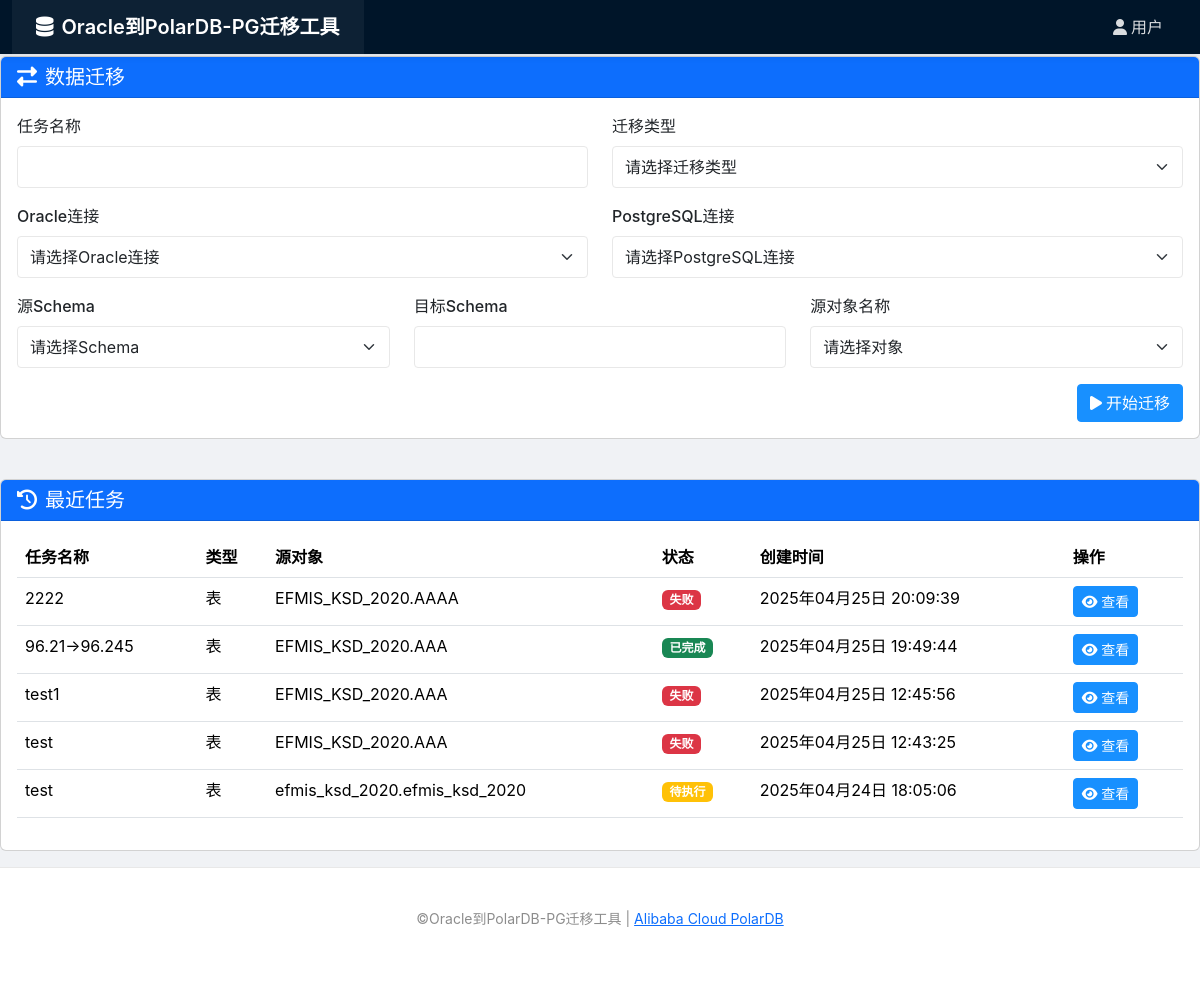
Before: /app/index/ with the older database file.
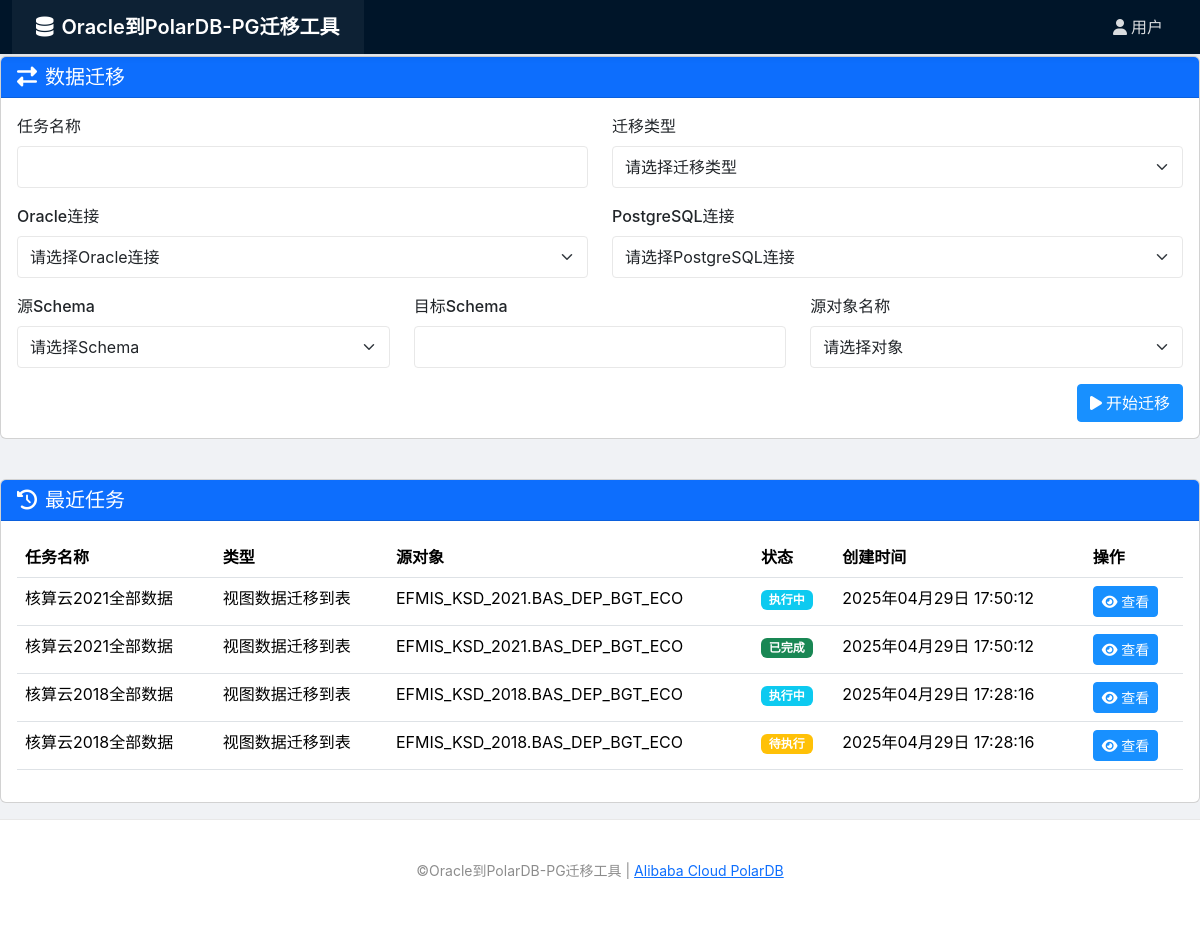
After: the same page with the newer database file.
### migration_app/models.py (models this page shows, shortened)
class MigrationTask(models.Model):
    TASK_TYPE_CHOICES = [
        ('table', '表'),
        ('materialized_view', '物化视图'),
        ('view', '视图'),
        ('routine', '例程'),
        ('all_tables', '所有表'),
        ('view_to_table', '视图数据迁移到表'),
        ('view_to_sqlite', '视图数据迁移到SQLite'),
    ]
    STATUS_CHOICES = [
        ('pending', '待执行'),
        ('running', '执行中'),
        ('completed', '已完成'),
        ('failed', '失败'),
        ('partial', '部分完成'),
        ('canceled', '已取消'),
    ]
    CONFLICT_STRATEGY_CHOICES = [
        ('error', '遇到冲突时报错'),
        ('replace', '删除并替换已存在对象'),
        ('skip', '跳过已存在对象'),
        ('append', '追加数据（仅适用于表）'),
        ('truncate', '清空表并重新加载数据'),
    ]
    name = models.CharField(max_length=100, verbose_name="任务名称")
    task_type = models.CharField(max_length=20, choices=TASK_TYPE_CHOICES, verbose_name="任务类型")
    oracle_connection = models.ForeignKey(OracleConnection, on_delete=models.CASCADE, verbose_name="Oracle连接")
    postgres_connection = models.ForeignKey(
        PostgresConnection,
        on_delete=models.CASCADE,
        verbose_name="PostgreSQL连接",
        null=True,
        blank=True
    )
    source_schema = models.CharField(max_length=50, verbose_name="源Schema")
    target_schema = models.CharField(max_length=50, verbose_name="目标Schema", blank=True, null=True)
    source_object = models.CharField(max_length=100, verbose_name="源对象名称", blank=True, null=True)
    source_objects = models.TextField(verbose_name="多个源对象", blank=True, null=True, help_text="用逗号分隔的多个源对象名称")
    is_batch = models.BooleanField(default=False, verbose_name="批量迁移")
    parent_task = models.ForeignKey('self', on_delete=models.CASCADE, null=True, blank=True, related_name='subtasks', verbose_name="父任务")
    conflict_strategy = models.CharField(max_length=20, choices=CONFLICT_STRATEGY_CHOICES, default='error', verbose_name="冲突处理策略")
    status = models.CharField(max_length=20, choices=STATUS_CHOICES, default='pending', verbose_name="状态")
    log = models.TextField(blank=True, null=True, verbose_name="日志")
    cancel_requested = models.BooleanField(default=False, verbose_name="请求取消")
    progress = models.FloatField(default=0, verbose_name="进度百分比")
    created_at = models.DateTimeField(auto_now_add=True, verbose_name="创建时间")
    started_at = models.DateTimeField(null=True, blank=True, verbose_name="开始时间")
    completed_at = models.DateTimeField(null=True, blank=True, verbose_name="完成时间")
    view_progress = models.JSONField(verbose_name="视图迁移进度", blank=True, null=True, help_text="存储每个视图的迁移进度")
    sqlite_directory = models.CharField(max_length=255, blank=True, null=True, verbose_name="SQLite目录")
    sqlite_file_name = models.CharField(max_length=255, blank=True, null=True, verbose_name="SQLite文件名")
    class Meta:
        verbose_name = "迁移任务"
        verbose_name_plural = "迁移任务"

### migration_app/views.py (the view)
# urls.py: path('index/', views.index, name='index'),
def index(request):
    tasks = MigrationTask.objects.all().order_by('-created_at')[:10]
    oracle_connections = OracleConnection.objects.all()
    postgres_connections = PostgresConnection.objects.all()
    context = {
        'tasks': tasks,
        'oracle_connections': oracle_connections,
        'postgres_connections': postgres_connections,
    }
    return render(request, 'migration_app/index.html', context)

### migration_app/templates/migration_app/index.html (shortened to what the changed rows need)
{% extends 'migration_app/base.html' %}
{% block content %}
<div class="row">
    <div class="col-lg-12">
        <div class="card">
            <div class="card-body">
                <div class="table-responsive">
                    <table class="table table-hover">
                        <thead>
                            <tr>
                                <th>任务名称</th>
                                <th>类型</th>
                                <th>源对象</th>
                                <th>状态</th>
                                <th>创建时间</th>
                                <th>操作</th>
                            </tr>
                        </thead>
                        <tbody id="tasks-table">
                            {% for task in tasks %}
                            <tr>
                                <td>{{ task.name }}</td>
                                <td>{{ task.get_task_type_display }}</td>
                                <td>{{ task.source_schema }}.{{ task.source_object }}</td>
                                <td>
                                    {% if task.status == 'pending' %}
                                    <span class="badge bg-warning">待执行</span>
                                    {% elif task.status == 'running' %}
                                    <span class="badge bg-info">执行中</span>
                                    {% elif task.status == 'completed' %}
                                    <span class="badge bg-success">已完成</span>
                                    {% elif task.status == 'failed' %}
                                    <span class="badge bg-danger">失败</span>
                                    {% endif %}
                                </td>
                                <td>{{ task.created_at|date:"Y年m月d日 H:i:s" }}</td>
                                <td>
                                    <a href="{% url 'migration_app:task_detail' task.id %}" class="btn btn-sm btn-primary">
                                        <i class="fas fa-eye"></i> 查看
                                    </a>
                                </td>
                            </tr>
                            {% empty %}
                            <tr>
                                <td colspan="6" class="text-center">暂无任务记录</td>
                            </tr>
                            {% endfor %}
                        </tbody>
                    </table>
                </div>
            </div>
        </div>
    </div>
</div>
{% endblock %}

Changed rows visible on the page:
removed MigrationTask: name "2222", task_type "表", source_schema "EFMIS_KSD_2020", source_object "AAAA", status "失败", created_at "2025年04月25日 20:09:39"
removed MigrationTask: name "96.21->96.245", task_type "表", source_schema "EFMIS_KSD_2020", source_object "AAA", status "已完成", created_at "2025年04月25日 19:49:44"
removed MigrationTask: name "test1", task_type "表", source_schema "EFMIS_KSD_2020", source_object "AAA", status "失败", created_at "2025年04月25日 12:45:56"
removed MigrationTask: name "test", task_type "表", source_schema "EFMIS_KSD_2020", source_object "AAA", status "失败", created_at "2025年04月25日 12:43:25"
removed MigrationTask: name "test", task_type "表", source_schema "efmis_ksd_2020", source_object "efmis_ksd_2020", status "待执行", created_at "2025年04月24日 18:05:06"
added MigrationTask: name "核算云2021全部数据", task_type "视图数据迁移到表", source_schema "EFMIS_KSD_2021", source_object "BAS_DEP_BGT_ECO", status "执行中", created_at "2025年04月29日 17:50:12"
added MigrationTask: name "核算云2021全部数据", task_type "视图数据迁移到表", source_schema "EFMIS_KSD_2021", source_object "BAS_DEP_BGT_ECO", status "已完成", created_at "2025年04月29日 17:50:12"
added MigrationTask: name "核算云2018全部数据", task_type "视图数据迁移到表", source_schema "EFMIS_KSD_2018", source_object "BAS_DEP_BGT_ECO", status "执行中", created_at "2025年04月29日 17:28:16"
added MigrationTask: name "核算云2018全部数据", task_type "视图数据迁移到表", source_schema "EFMIS_KSD_2018", source_object "BAS_DEP_BGT_ECO", status "待执行", created_at "2025年04月29日 17:28:16"
